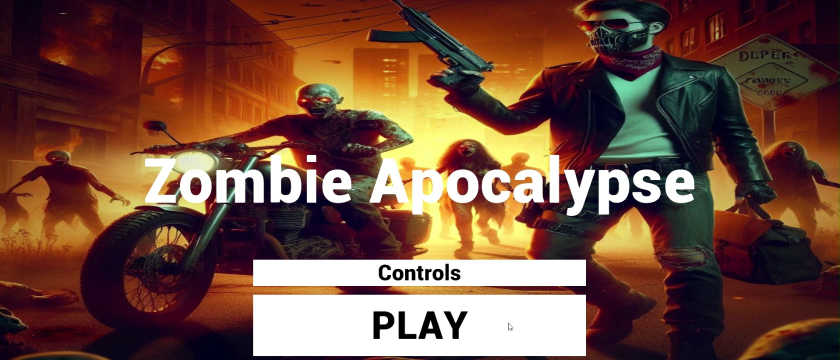
#> input picture staticfiles/Images/zombie_apocalypse_video_poster.jpg, 1680 x 720 px, found by its file name (shown at 1/2 size); its folder holds 8 pictures in this run
$ python optimize_images.py
#> lines starting #> are read from the running program, lines starting #| are printed output that depends on the picture
import os
from PIL import Image

def optimize_image(input_path, output_path, max_size=None):
#> called with max_size = (723, 310)
    if not os.path.exists(input_path):
        print(f"File not found: {input_path}")
        return

    try:
        with Image.open(input_path) as img:
            # Convert to RGB if necessary (WebP supports RGBA too, so mostly for JPEGs)
#> img is the input picture: PIL image 1680x720 RGB; mean R, G, B 112.6, 76.4, 62.4
            if img.mode in ("RGBA", "P"):
                img = img.convert("RGBA")
            else:
                img = img.convert("RGB")

            # Resize if a max size is provided
            if max_size:
                # Use thumbnail to preserve aspect ratio
                img.thumbnail(max_size, Image.Resampling.LANCZOS)
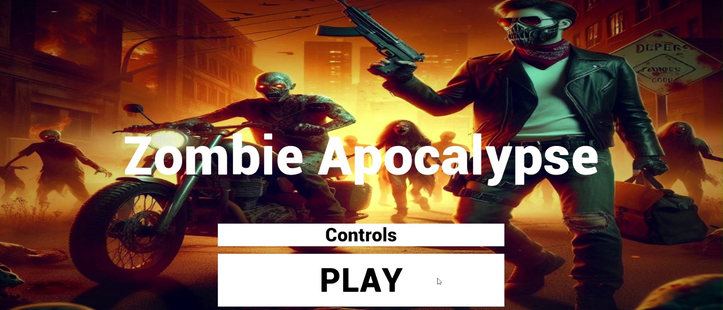
#> img: PIL image 723x310 RGB; mean R, G, B 112.6, 76.4, 62.3
                print(f"Resized {os.path.basename(input_path)} to {img.size}")
#| Resized zombie_apocalypse_video_poster.jpg to (723, 310)

            # Save as WebP
            img.save(output_path, "WEBP", quality=85)

            orig_size = os.path.getsize(input_path)
            new_size = os.path.getsize(output_path)
            saved = orig_size - new_size
            print(f"Optimized: {os.path.basename(input_path)} -> {os.path.basename(output_path)}")
            print(f"  Original size: {orig_size / 1024:.1f} KB")
            print(f"  New size:      {new_size / 1024:.1f} KB")
            print(f"  Saved:         {saved / 1024:.1f} KB ({saved/orig_size*100:.1f}%)")

    except Exception as e:
        print(f"Error processing {input_path}: {e}")


def main():
    base_dir = r"c:\Users\hamza\Downloads\ProjectStore\ProjectStore"
    img_dir = os.path.join(base_dir, "static", "Images")

    # Image mapping: (filename, max_size_tuple)
    # Sizes are generally 2x the displayed size for retina support
    images_to_optimize = {
        "zombie_apocalypse_video_poster.jpg": (723, 310),
        "project_store_logo.png": (434, 120),
        "wlogo.png": (130, 60),
        "software.png": (90, 90),
        "robot.png": (90, 90),
        "settings.png": (90, 90),
        "computer.png": (90, 90),
    }

    for filename, max_size in images_to_optimize.items():
        input_path = os.path.join(img_dir, filename)

        # Output will be e.g. wlogo.webp
        name_no_ext = os.path.splitext(filename)[0]
        output_filename = f"{name_no_ext}.webp"
        output_path = os.path.join(img_dir, output_filename)

        optimize_image(input_path, output_path, max_size)

if __name__ == "__main__":
    main()
